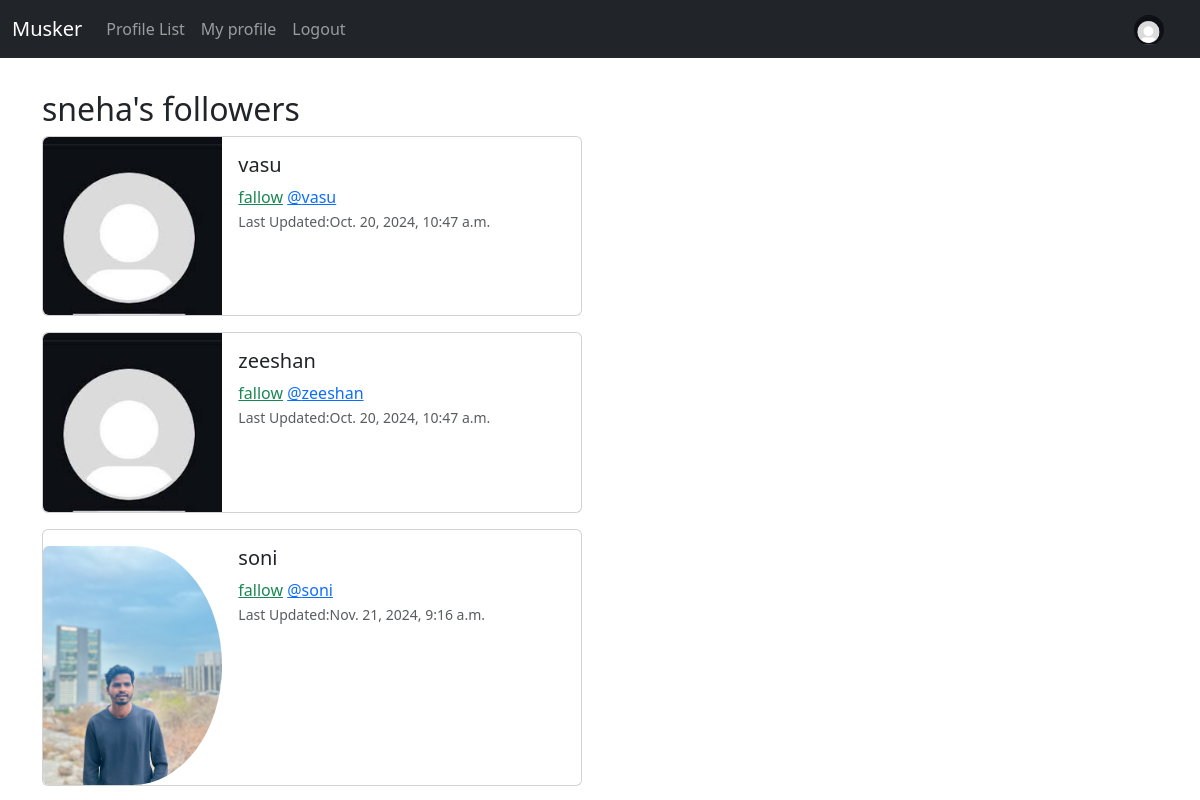
The page /profile/followers/4 (signed in) on the database as committed earlier.
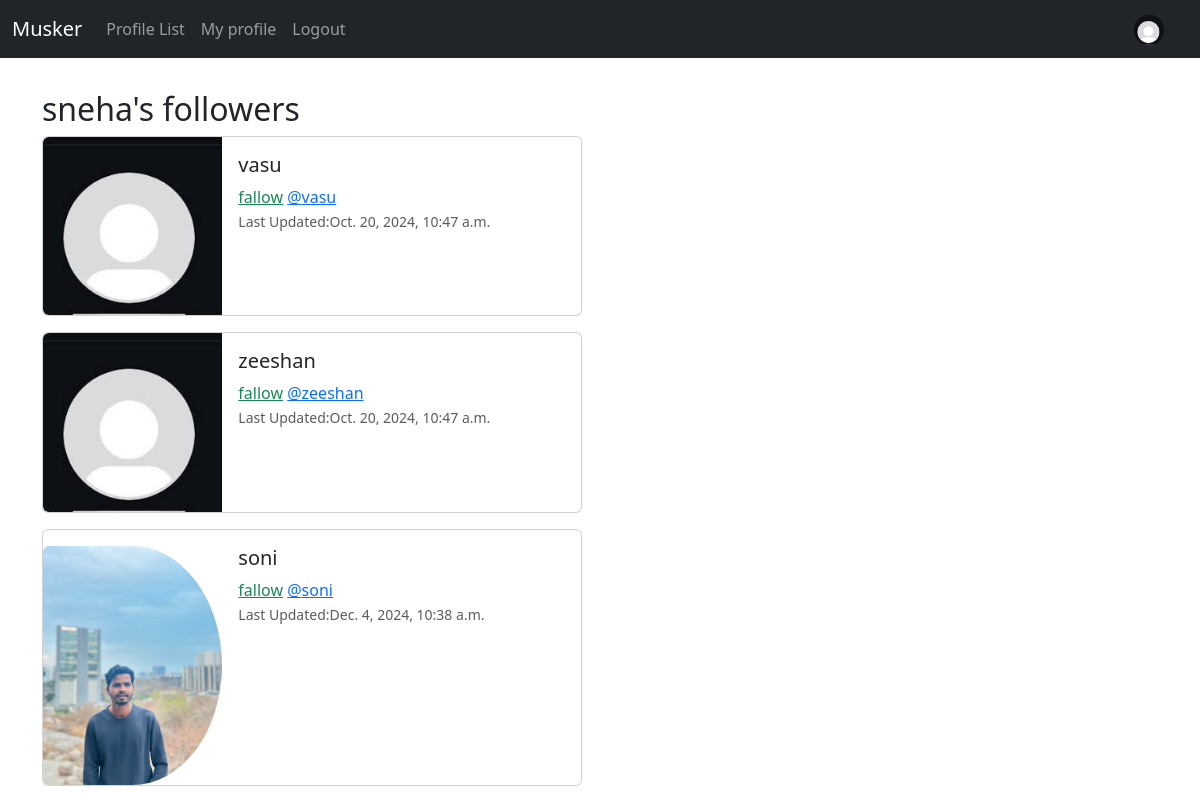
The same page on the database as committed later.
### musker/models.py (models this page shows, shortened)
class Profile(models.Model):
    user = models.OneToOneField(User, on_delete=models.CASCADE)
    fallows = models.ManyToManyField("self", related_name='fallowed_by',
                                     symmetrical=False, blank=True)
    date_modified = models.DateTimeField(User, auto_now=True)
    profile_image = models.ImageField(null=True, blank=True, upload_to='images/')
    profile_bio = models.CharField(null=True, blank=True, max_length=500)
    facebook_link = models.CharField(null=True, blank=True, max_length=100)
    instagram_link = models.CharField(null=True, blank=True, max_length=100)
    linkedin_like = models.CharField(null=True, blank=True, max_length=100)

### musker/views.py (the view)
# urls.py: path('profile/followers/<int:pk>', views.followers, name='followers'),
def followers(request,pk):
    if request.user.is_authenticated:
        if request.user.id == pk:
            profiles=Profile.objects.get(user_id=pk)
            return  render(request,'followers.html',{'profiles': profiles})
        else:
            messages.success(request,("That Not your Profile Page"))
            return redirect('home')
    else:
        messages.success(request, 'You Must Be LoggedIn To view This Page')
        return redirect('home')

### musker/templates/followers.html
{% extends 'base.html' %}
{% load static %}
{% block content %}
  <br>
{% if profiles %}
<h2>{{request.user.username}}'s followers</h2>
 {% for profile in profiles.fallowed_by.all %}
<div class="card mb-3" style="max-width: 540px;">
       <div class="row g-0">
        <div class="col-md-4">
            {% if profile.profile_image %}
               <img src="{{profile.profile_image.url}}" class="img-fluid rounded-start rounded-circle mt-3" width="100%" height="200"   alt="...">
            {% else %}
              <img src="{% static 'images/defaultProfile.jpg'  %}" class="img-fluid rounded-start" alt="...">
            {% endif %}
        </div>
       <div class="col-md-8">
          <div class="card-body ">
            <h5 class="card-title">{{profile.user.username}}</h5>
              {% if profil in profile.fallows.all%}
                   <a href="{% url 'unfollow' profile.user.id %}" class="text-danger bi bi-trash"></a>unfollow
              {% else %}
                  <a href="{% url 'follow' profile.user.id %}" class="text-success">fallow</a>
              {% endif %}
            <a class="card-text text-primary" href="{%  url 'profile' profile.user.id %}" > @{{profile.user.username|lower}}</a>
            <p class="card-text"><small class="text-body-secondary">Last Updated:{{ profile.date_modified}}</small></p>
          </div>
       </div>
       </div>
 </div>
 {% endfor %}
{% endif %}
{% endblock %}

Rows that differ between the two databases and show on the page:
changed Profile "soni": date_modified "Nov. 21, 2024, 9:16 a.m." → "Dec. 4, 2024, 10:38 a.m."
